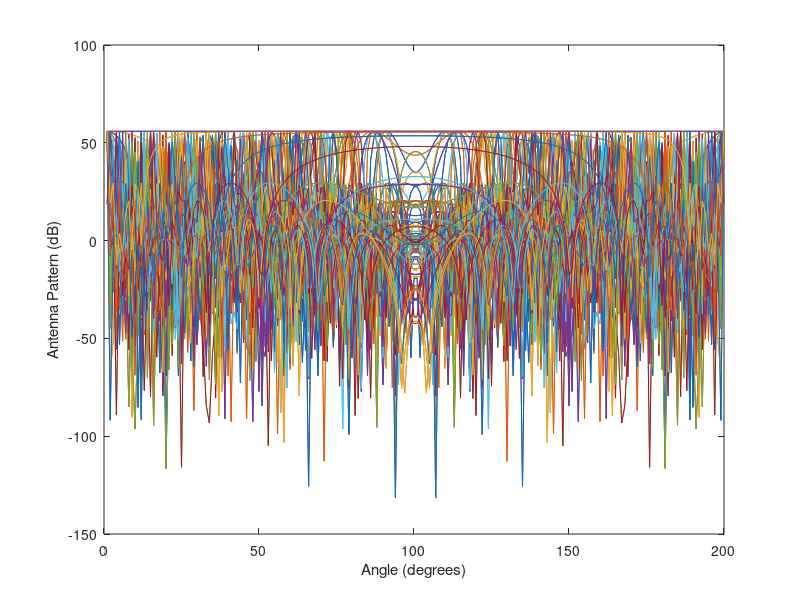

Write MATLAB code to recreate this figure.

elements = 25;
lambda = .1;
a_0 = [0 0 0]';
w = hann(elements);
w = rectwin(elements);

spacing = lambda/2;
the_angle = 50*pi/180;

theta_x = linspace(-pi/2, pi/2, 200);
theta_y = linspace(-pi/2, pi/2, 200);


dn =  zeros(3, elements);
dn(1,1:elements) = spacing*1:elements;

k = 2*pi/lambda;

% E = [];
E = zeros(length(theta_x), length(theta_y));
for ii=1:length(theta_x)
	for kk=1:length(theta_y)
		tmp = 0;

		% get the location of where we want the E-field to be computed

		theta = atan(sqrt(tan(theta_x(ii)).^2+tan(theta_y(kk)).^2));
		phi = atan(tan(theta_x(ii))./tan(theta_y(kk)));
		a_r = [sin(theta).*cos(phi); sin(theta).*sin(phi);  cos(theta)];
		a = a_r - a_0;	
		% now loop through all the elements
		for jj=1:elements
			tmp = tmp + w(jj)*exp(1i*k*dot(a,dn(:,jj)));
		end
		E(ii,kk) = tmp;
		
	end
end

E_db = 10*log10((E.*conj(E)).^2);
save data.mat
plot(E_db);
xlabel('Angle (degrees)');
ylabel('Antenna Pattern (dB)');